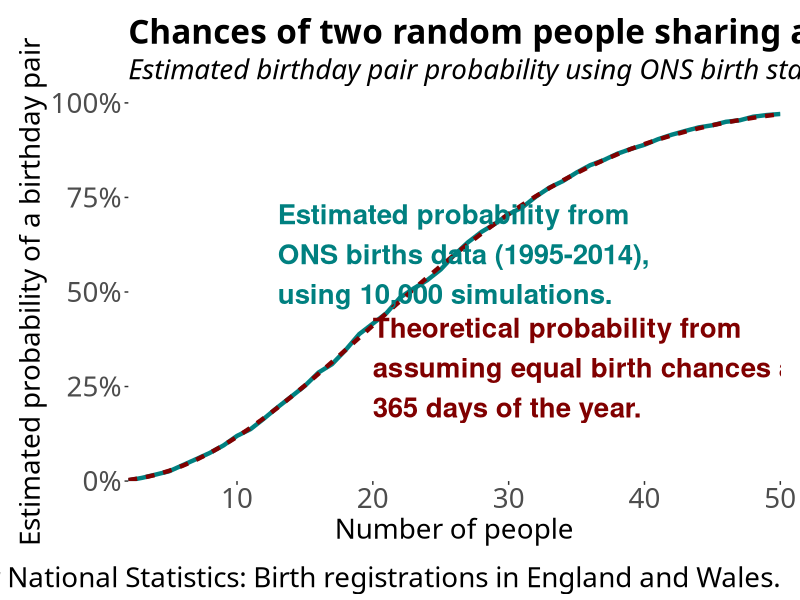
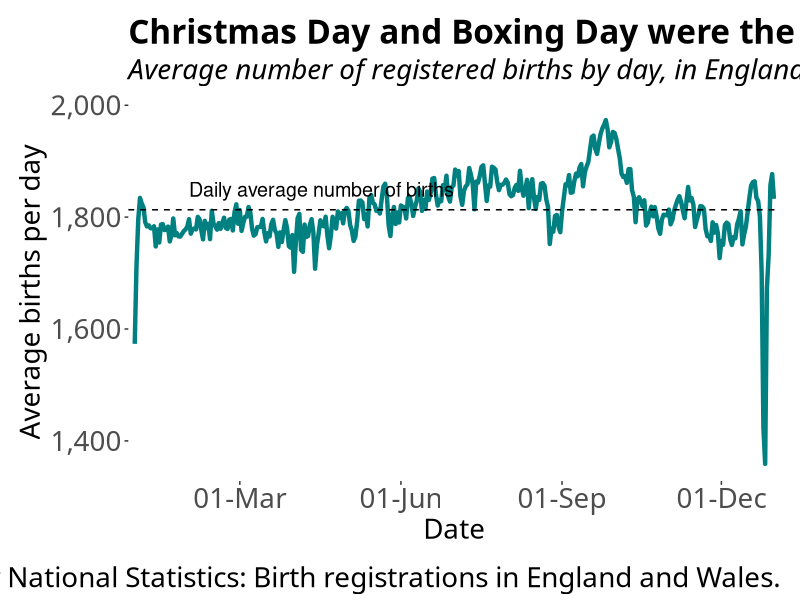

Generate these figures, in order, with R:
## Packages and Themes
# First, download the packages we need
library(tidyverse)
library(scales)
library(readxl)
library(lubridate)

# Set the plotting theme
theme_clean4 <- theme_bw(base_family = "Gill Sans Nova") + 
  theme(legend.position = "top",
        legend.title = element_text(size = 20),
        legend.text = element_text(size = 20),
        axis.text = element_text(size = 20),
        axis.title = element_text(size = 20),
        plot.title = element_text(size = 24, face = "bold"),
        plot.subtitle = element_text(size = 20, face = "italic",
                                     margin = margin(b=12)),
        plot.caption = element_text(size = 20,
                                    vjust = -1),
        plot.margin = unit(c(.5,.5,.5,.5), "cm"),
        panel.grid.major = element_blank(),
        panel.grid.minor = element_blank(),
        panel.border = element_blank(),
        strip.background = element_rect(fill = "white"),
        strip.text = element_text(size = 20, face = "bold"))
theme_set(theme_clean4)

## Draw data and create tables
# First, draw the data from a prepared Excel file
# https://www.ons.gov.uk/peoplepopulationandcommunity/birthsdeathsandmarriages/livebirths/articles/howpopularisyourbirthday/2015-12-18
ons_average_births_df <- read_excel("Birthday Problem/ONS Average Daily Births - 1995 to 2014.xlsx",
                                    sheet = "DATA") %>%
  mutate(date = as_date(date))

# We correct for the average on 29th February
ons_birth_prob_df <- ons_average_births_df %>%
  mutate(birth_avg = case_when(date == as_date("2020-02-29") ~ average/4,
                             TRUE ~ average),
         birth_prob = birth_avg/sum(birth_avg))

# We want to simulate the birthday problem
# This is based on David Robinson's code
# http://varianceexplained.org/r/birthday-problem/
number_of_simulations <- 10000
number_of_people <- 50
set.seed(4744)

birthday_sims_df <- crossing(trial_number = 1:number_of_simulations,
                             people = 2:number_of_people) %>%
  mutate(birthday_list = map(people,
                        ~ sample(x = ons_birth_prob_df$date,
                                 size = .,
                                 replace = TRUE,
                                 prob = ons_birth_prob_df$birth_prob)),
         birthday_match = map_lgl(birthday_list, ~any(duplicated(.))))

birthday_summary_df <- birthday_sims_df %>%
  group_by(people) %>%
  summarise(birthday_proportion = mean(birthday_match)) %>%
  mutate(theoretical = 1 - factorial(people)*choose(365, people)/365^people)

## Create the graphs
ons_daily_births_gg <- ons_birth_prob_df %>%
  ggplot(aes(x = date, y = average)) +
  geom_line(size = 1.5, colour = "#008080") +
  geom_hline(yintercept = mean(ons_birth_prob_df$average),
             linetype = "dashed") +
  scale_x_date(date_breaks = "3 months",
               date_labels = "%d-%b",
               expand = c(0.01, 0)) +
  scale_y_continuous(labels = label_comma()) +
  annotate("text", x = as_date("2020-02-01"), y = 1850,
            label = "Daily average number of births",
            hjust = 0, size = 5) +
  labs(title = "Christmas Day and Boxing Day were the least common birthdays.",
       subtitle = "Average number of registered births by day, in England and Wales between 1995 and 2014.",
       x = "Date",
       y = "Average births per day",
       caption = "Source: Office for National Statistics: Birth registrations in England and Wales.")

birthday_problem_gg <- birthday_summary_df %>%
  pivot_longer(cols = 2:3,
               names_to = "measure",
               values_to = "proportion") %>%
  ggplot(aes(x = people, y = proportion, group = measure)) +
  geom_line(aes(colour = measure, linetype = measure),
            size = 1.5) +
  scale_colour_manual(values = c("#008080", "#800000")) +
  scale_x_continuous(expand = c(0,0)) +
  scale_y_continuous(expand = c(0,0),
                     label = label_percent(),
                     limits = c(0,1)) +
  annotate("text", x = 13, y = 0.6,
           label = "Estimated probability from\nONS births data (1995-2014),\nusing 10,000 simulations.",
           hjust = 0, size = 7,
           colour = "#008080", fontface = "bold") +
  annotate("text", x = 20, y = 0.3,
           label = "Theoretical probability from\nassuming equal birth chances across\n365 days of the year.",
           hjust = 0, size = 7,
           colour = "#800000", fontface = "bold") +
  guides(colour = "none", linetype = "none") +
  labs(title = "Chances of two random people sharing a birthday are over 50% for 23 people.",
       subtitle = "Estimated birthday pair probability using ONS birth statistics (1995-2014), and standard calculation.",
       x = "Number of people",
       y = "Estimated probability of a birthday pair",
       caption = "Author's calculations. Source: Office for National Statistics: Birth registrations in England and Wales.")